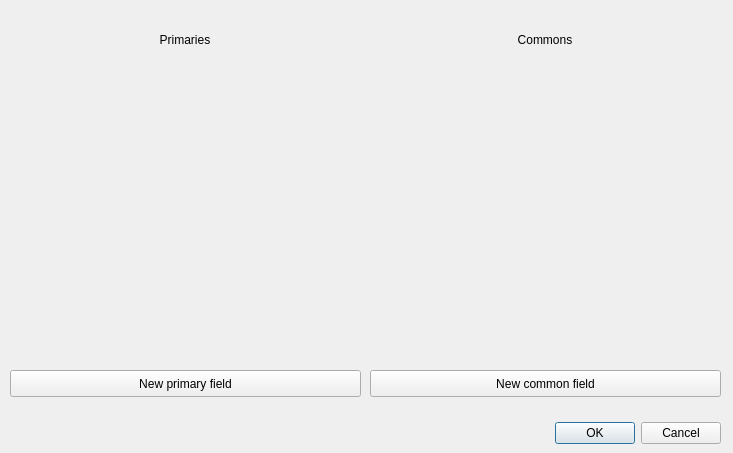
<?xml version="1.0" encoding="UTF-8"?>
<ui version="4.0">
 <class>Dialog</class>
 <widget class="QDialog" name="Dialog">
  <property name="geometry">
   <rect>
    <x>0</x>
    <y>0</y>
    <width>733</width>
    <height>453</height>
   </rect>
  </property>
  <property name="sizePolicy">
   <sizepolicy hsizetype="Expanding" vsizetype="Preferred">
    <horstretch>0</horstretch>
    <verstretch>0</verstretch>
   </sizepolicy>
  </property>
  <property name="windowTitle">
   <string>Dialog</string>
  </property>
  <property name="layoutDirection">
   <enum>Qt::LeftToRight</enum>
  </property>
  <widget class="QWidget" name="verticalLayoutWidget">
   <property name="geometry">
    <rect>
     <x>10</x>
     <y>60</y>
     <width>351</width>
     <height>301</height>
    </rect>
   </property>
   <layout class="QVBoxLayout" name="verticalLayout">
    <property name="sizeConstraint">
     <enum>QLayout::SetDefaultConstraint</enum>
    </property>
   </layout>
  </widget>
  <widget class="QWidget" name="verticalLayoutWidget_2">
   <property name="geometry">
    <rect>
     <x>370</x>
     <y>60</y>
     <width>351</width>
     <height>301</height>
    </rect>
   </property>
   <layout class="QVBoxLayout" name="verticalLayout_2"/>
  </widget>
  <widget class="QDialogButtonBox" name="buttonBox">
   <property name="geometry">
    <rect>
     <x>10</x>
     <y>420</y>
     <width>711</width>
     <height>27</height>
    </rect>
   </property>
   <property name="orientation">
    <enum>Qt::Horizontal</enum>
   </property>
   <property name="standardButtons">
    <set>QDialogButtonBox::Cancel|QDialogButtonBox::Ok</set>
   </property>
  </widget>
  <widget class="QLabel" name="primary_fields">
   <property name="geometry">
    <rect>
     <x>10</x>
     <y>20</y>
     <width>350</width>
     <height>40</height>
    </rect>
   </property>
   <property name="text">
    <string>Primaries</string>
   </property>
   <property name="alignment">
    <set>Qt::AlignCenter</set>
   </property>
  </widget>
  <widget class="QLabel" name="common_fields">
   <property name="geometry">
    <rect>
     <x>370</x>
     <y>20</y>
     <width>350</width>
     <height>40</height>
    </rect>
   </property>
   <property name="text">
    <string>Commons</string>
   </property>
   <property name="alignment">
    <set>Qt::AlignCenter</set>
   </property>
  </widget>
  <widget class="QPushButton" name="new_primary_fields">
   <property name="geometry">
    <rect>
     <x>10</x>
     <y>370</y>
     <width>351</width>
     <height>27</height>
    </rect>
   </property>
   <property name="text">
    <string>New primary field</string>
   </property>
  </widget>
  <widget class="QPushButton" name="new_common_field">
   <property name="geometry">
    <rect>
     <x>370</x>
     <y>370</y>
     <width>351</width>
     <height>27</height>
    </rect>
   </property>
   <property name="text">
    <string>New common field</string>
   </property>
  </widget>
 </widget>
 <resources/>
 <connections>
  <connection>
   <sender>buttonBox</sender>
   <signal>accepted()</signal>
   <receiver>Dialog</receiver>
   <slot>accept()</slot>
   <hints>
    <hint type="sourcelabel">
     <x>248</x>
     <y>254</y>
    </hint>
    <hint type="destinationlabel">
     <x>157</x>
     <y>274</y>
    </hint>
   </hints>
  </connection>
  <connection>
   <sender>buttonBox</sender>
   <signal>rejected()</signal>
   <receiver>Dialog</receiver>
   <slot>reject()</slot>
   <hints>
    <hint type="sourcelabel">
     <x>316</x>
     <y>260</y>
    </hint>
    <hint type="destinationlabel">
     <x>286</x>
     <y>274</y>
    </hint>
   </hints>
  </connection>
 </connections>
</ui>
